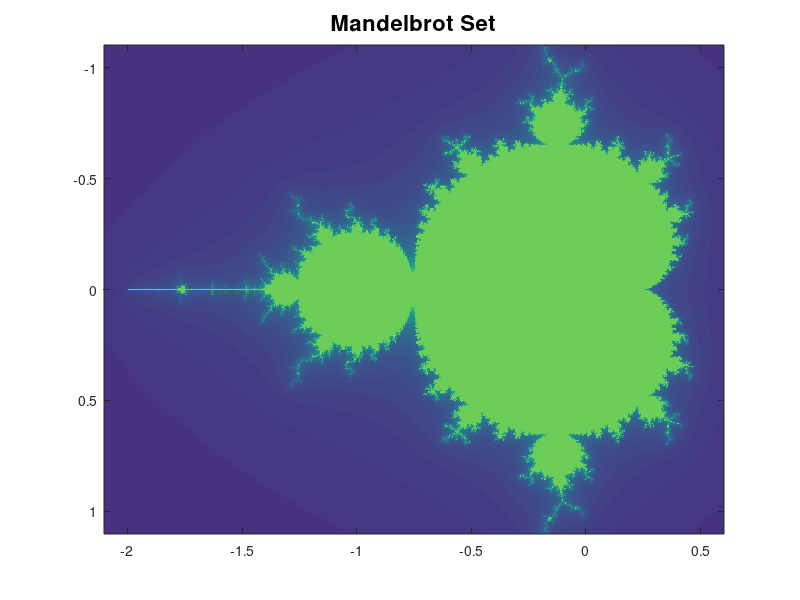

Here is the MATLAB script that generated this plot:
x = linspace(-2.1,0.6,601);
y = linspace(-1.1,1.1,401);

[X,Y] = meshgrid(x,y);
C = complex(X,Y);

it_max = 50;

Z = C; Anz = zeros(size(Z));

for k = 1:it_max
    Z = Z.^2+C;
    Anz = Anz + isfinite(Z);
    waitbar(k/it_max);
end
image(x,y,Anz);
title('Mandelbrot Set', 'FontSize',16);
